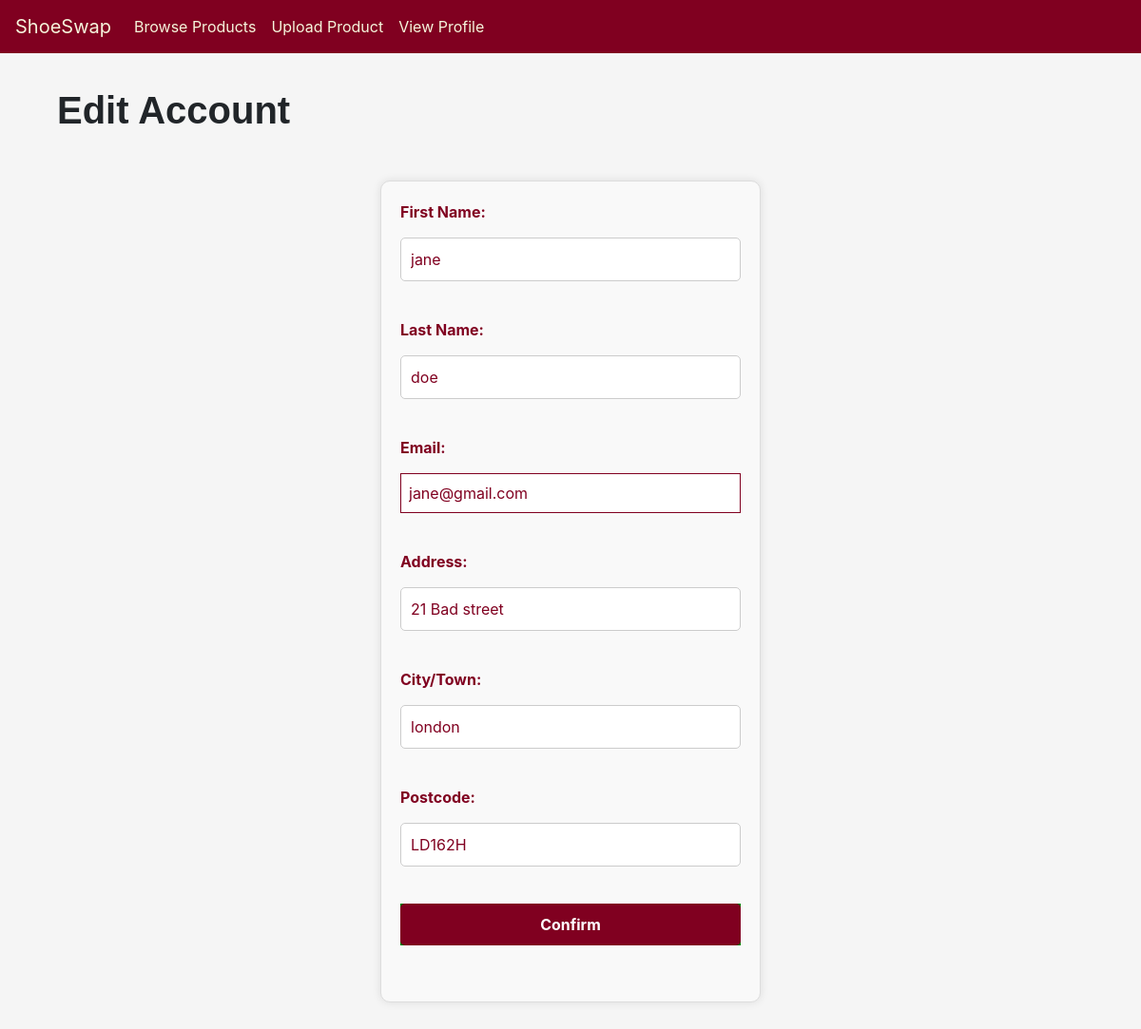
The app's page /edit-account/2 with its own data.
### app/models.py (models this page shows)
class Customers(UserMixin, db.Model):
    __tablename__='Customers'
    id = db.Column(db.Integer, primary_key=True)
    first_name = db.Column(db.String(30), nullable=False)
    last_name = db.Column(db.String(30), nullable=False)
    email = db.Column(db.String(100), unique=True, nullable=False)
    password = db.Column(db.String(200), nullable=False)

class Addresses(db.Model):
    __tablename__='Addresses'
    id = db.Column(db.Integer, primary_key=True)
    customer_id = db.Column(db.Integer, db.ForeignKey('Customers.id'), nullable=False)
    address_line1 = db.Column(db.String(100), nullable=False)
    city = db.Column(db.String(30), nullable=False)
    postcode = db.Column(db.String(10), nullable=False)

### app/views.py (the view, shortened to what this page needs)
@app.route('/edit-account/<int:id>', methods=['GET', 'POST'])
def editaccount(id):
    form=EditAccountForm()
    user= models.Customers.query.get(id)
    address = models.Addresses.query.filter_by(customer_id=id).first()
    if request.method == 'GET':
        form.first_name.data = user.first_name
        form.last_name.data = user.last_name
        form.email.data = user.email
        form.address_line1.data = address.address_line1
        form.city.data = address.city
        form.postcode.data = address.postcode
    return render_template("sign-up.html", title="Edit Details", form=form, new=False)

### app/forms.py
class EditAccountForm(FlaskForm):
    first_name = StringField('First Name', validators=[DataRequired(), Length(2, 30, message='i.e. John')])
    last_name = StringField('Last Name', validators=[DataRequired(), Length(2, 30, message='i.e. Doe')])
    email = EmailField('Email Address', validators=[DataRequired(), Email(), Length(10, 50, message='i.e. johndoe@gmail.com')])
    address_line1 = StringField('Address Line 1', validators=[DataRequired(), Length(2, 30, message="i.e. 123 Malory Street")])
    city = StringField('City', validators=[DataRequired(), Length(2, 30, message='i.e. Leeds')])
    postcode = StringField('Postcode', validators=[DataRequired(), Regexp(r'^[A-Z0-9 ]{5,8}$', message='Invalid postcode format.')])
    submit = SubmitField('Confirm')

### app/templates/sign-up.html (shortened to what this page needs)
{% extends "base.html" %}
 {% block content %}
 {% if new==True %}
    <h1 class="info">Sign Up</h1>
 {% else %}
    <h1 class="info">Edit Account</h1>
 {% endif %}
    <form action="" method="POST" id="login-signup">
        <div class="form-attributes">
            <p>
                <label>First Name:
                <div class="input">{{ form.first_name }}</div></label> <br>
            </p>
            <p>
                <label>Last Name:
                    <div class="input">{{ form.last_name }}</div></label><br>
            </p>
            <p>
                <label>Email:
                    <div class="input">{{ form.email }}</div></label> <br>
            </p>
            <p>
                <label>Address:
                <div class="input">{{ form.address_line1 }}</div></label><br>
            </p>
            <p>
                <label>City/Town:
                <div class="input">{{ form.city }}</div></label><br>
            </p>
            <p>
                <label>Postcode:
                <div class="input">{{ form.postcode }}</div></label><br>
            </p>
            <p>
                <label>
                <div class="submit">{{ form.submit }}</div></label><br>
            </p>
        </div>
    </form>
{% endblock %}

### app/static/base_styles.css (style rules this page uses)
html body { min-width: 480px; width:100%; background-color: whitesmoke; }
.info { padding-top: 3%; padding-left: 5%; font-family:'Gill Sans', 'Gill Sans MT', Calibri, 'Trebuchet MS', sans-serif; font-weight: bolder; }
#login-signup { width: 100%; padding: 5%; max-width: 400px; margin: 50px auto; padding: 20px; border: 1px solid #ddd; border-radius: 10px; background-color: #f9f9f9; box-shadow: 0 0 10px rgba(0, 0, 0, 0.1); }
#login-signup .form-attributes p { margin-bottom: 15px; }
#login-signup label { display: block; margin-bottom: 5px; font-weight: bold; color:#800020; }
#login-signup input { width: 100%; box-sizing: border-box; border: #800020 1px solid; padding: 8px; color:#800020; }
#login-signup input[type="text"], #login-signup input[type="password"] { width: 100%; padding: 10px; border: 1px solid #ccc; border-radius: 5px; box-sizing: border-box; }
#login-signup input[type="submit"] { width: 100%; padding: 10px; border: none; border-radius: 5px; background-color: #800020; color: white; font-weight: bold; cursor: pointer; }
.submit { background-color: green; }

### records on screen
Customers: first_name "jane", last_name "doe", email "jane@gmail.com"
Addresses: address_line1 "21 Bad street", city "london", postcode "LD162H"
